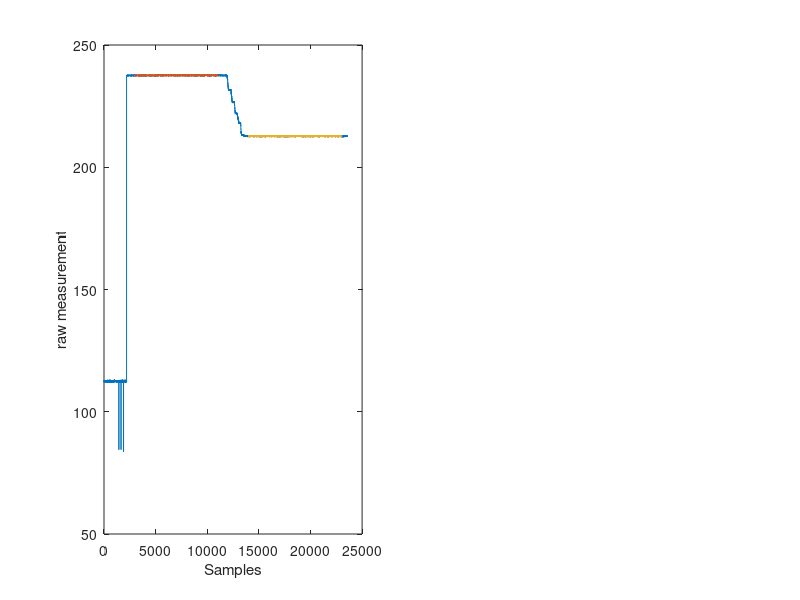

MATLAB code to generate this figure: (Note: this script raises an error after producing the figure.)


%% Dot density calculation

num_dots = 1000;
frate = 240;
ppd = 37.5048;
screenSzDeg = [1280 720]/ppd;

ndeg = prod(screenSzDeg);

fprintf("%02.4f dots / deg^2 / frame\n", num_dots / ndeg)

%% Gabor density

num_gabors = 800;
ndeg = 20*20;

fprintf("%02.2f gabors / deg^2 / frame\n", num_gabors / ndeg)

%% DDPI system Precision
% artificial eye was rotated 1 degree on a rotational stage
D = load('Analysis/manuscript_freeviewingmethods/artificial_eye_1deg_09242019.mat');

gazex = D.dstruct.p4x-D.dstruct.p1x;
gazey = D.dstruct.p4y-D.dstruct.p1y;

valid_pre = 3000:11000;
valid_post = 14000:23000;

figure(1); clf
subplot(1,2,1)
plot(gazex); hold on
plot(valid_pre, gazex(valid_pre))
plot(valid_post,gazex(valid_post))
xlabel("Samples")
ylabel("raw measurement")

mu_pre = [mean(gazex(valid_pre)), mean(gazey(valid_pre))];
mu_post = [mean(gazex(valid_post)), mean(gazey(valid_post))];
mu_diff = mu_pre - mu_post;
onedeg = hypot(mu_diff(1), mu_diff(2));

x = [gazex(valid_pre) - mean(gazex(valid_pre)); gazex(valid_post) - mean(gazex(valid_post))];
y = [gazey(valid_pre) - mean(gazey(valid_pre)); gazey(valid_post) - mean(gazey(valid_post))];

x = x / onedeg;
y = y / onedeg;
z = x; % movement was along horizontal
nboot = 200;
ci = bootci(nboot, @rms, z);
m = rms(z);

subplot(1,2,2)
plot( (gazex(valid_pre(1):end) - mean(gazex(valid_pre))) / onedeg ); hold on
xlabel("samples")
ylabel("degrees")

fprintf('DDPI precision is: %02.4f [%02.4f, %02.4f] degrees\n', m, ci(1), ci(2))